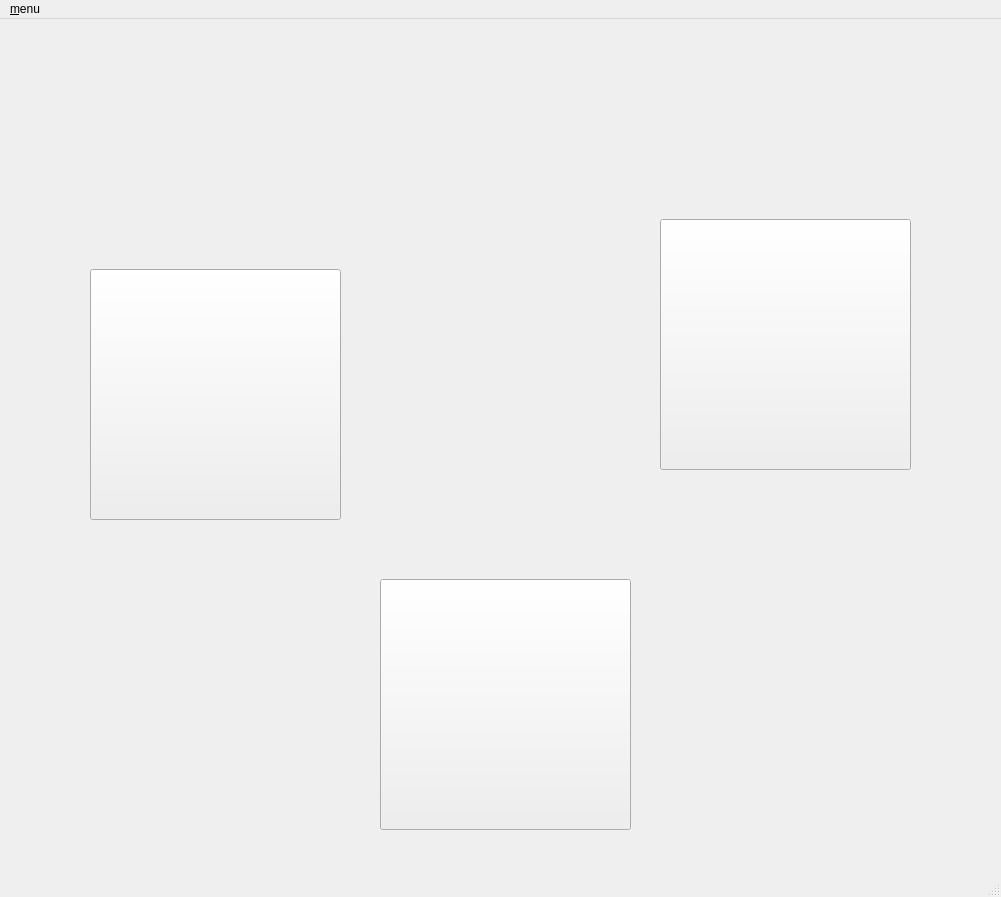
<?xml version="1.0" encoding="UTF-8"?>
<ui version="4.0">
 <class>MainWindow</class>
 <widget class="QMainWindow" name="MainWindow">
  <property name="geometry">
   <rect>
    <x>0</x>
    <y>0</y>
    <width>1001</width>
    <height>897</height>
   </rect>
  </property>
  <property name="windowTitle">
   <string>MainWindow</string>
  </property>
  <property name="iconSize">
   <size>
    <width>1000</width>
    <height>1000</height>
   </size>
  </property>
  <widget class="QWidget" name="centralwidget">
   <widget class="QPushButton" name="students">
    <property name="geometry">
     <rect>
      <x>380</x>
      <y>560</y>
      <width>251</width>
      <height>251</height>
     </rect>
    </property>
    <property name="text">
     <string/>
    </property>
    <property name="icon">
     <iconset>
      <normaloff>button.png</normaloff>
      <normalon>../../../Downloads/button.png</normalon>button.png</iconset>
    </property>
    <property name="iconSize">
     <size>
      <width>245</width>
      <height>245</height>
     </size>
    </property>
   </widget>
   <widget class="QPushButton" name="manager">
    <property name="geometry">
     <rect>
      <x>660</x>
      <y>200</y>
      <width>251</width>
      <height>251</height>
     </rect>
    </property>
    <property name="text">
     <string/>
    </property>
    <property name="icon">
     <iconset>
      <normaloff>button_2.png</normaloff>
      <normalon>../../../Downloads/button (2).png</normalon>button_2.png</iconset>
    </property>
    <property name="iconSize">
     <size>
      <width>245</width>
      <height>245</height>
     </size>
    </property>
   </widget>
   <widget class="QPushButton" name="teachers">
    <property name="geometry">
     <rect>
      <x>90</x>
      <y>250</y>
      <width>251</width>
      <height>251</height>
     </rect>
    </property>
    <property name="text">
     <string/>
    </property>
    <property name="icon">
     <iconset>
      <normaloff>button_1.png</normaloff>button_1.png</iconset>
    </property>
    <property name="iconSize">
     <size>
      <width>245</width>
      <height>245</height>
     </size>
    </property>
   </widget>
   <widget class="QLabel" name="label">
    <property name="geometry">
     <rect>
      <x>0</x>
      <y>-10</y>
      <width>1001</width>
      <height>101</height>
     </rect>
    </property>
    <property name="text">
     <string/>
    </property>
    <property name="pixmap">
     <pixmap>image.png</pixmap>
    </property>
   </widget>
  </widget>
  <widget class="QMenuBar" name="menubar">
   <property name="geometry">
    <rect>
     <x>0</x>
     <y>0</y>
     <width>1001</width>
     <height>22</height>
    </rect>
   </property>
   <widget class="QMenu" name="menu_menu">
    <property name="title">
     <string>&amp;menu</string>
    </property>
    <addaction name="action_exit"/>
   </widget>
   <addaction name="menu_menu"/>
  </widget>
  <widget class="QStatusBar" name="statusbar"/>
  <action name="action_exit">
   <property name="text">
    <string>&amp;exit</string>
   </property>
  </action>
 </widget>
 <resources/>
 <connections/>
</ui>
